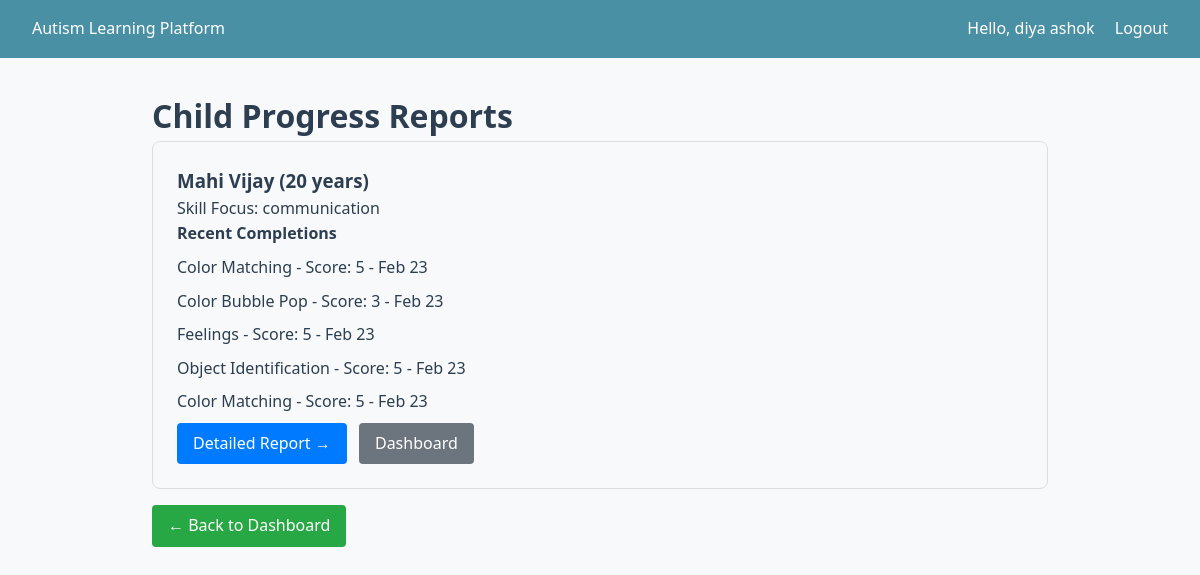
The page /children/progress-overview/ (signed in) on the database as committed earlier.
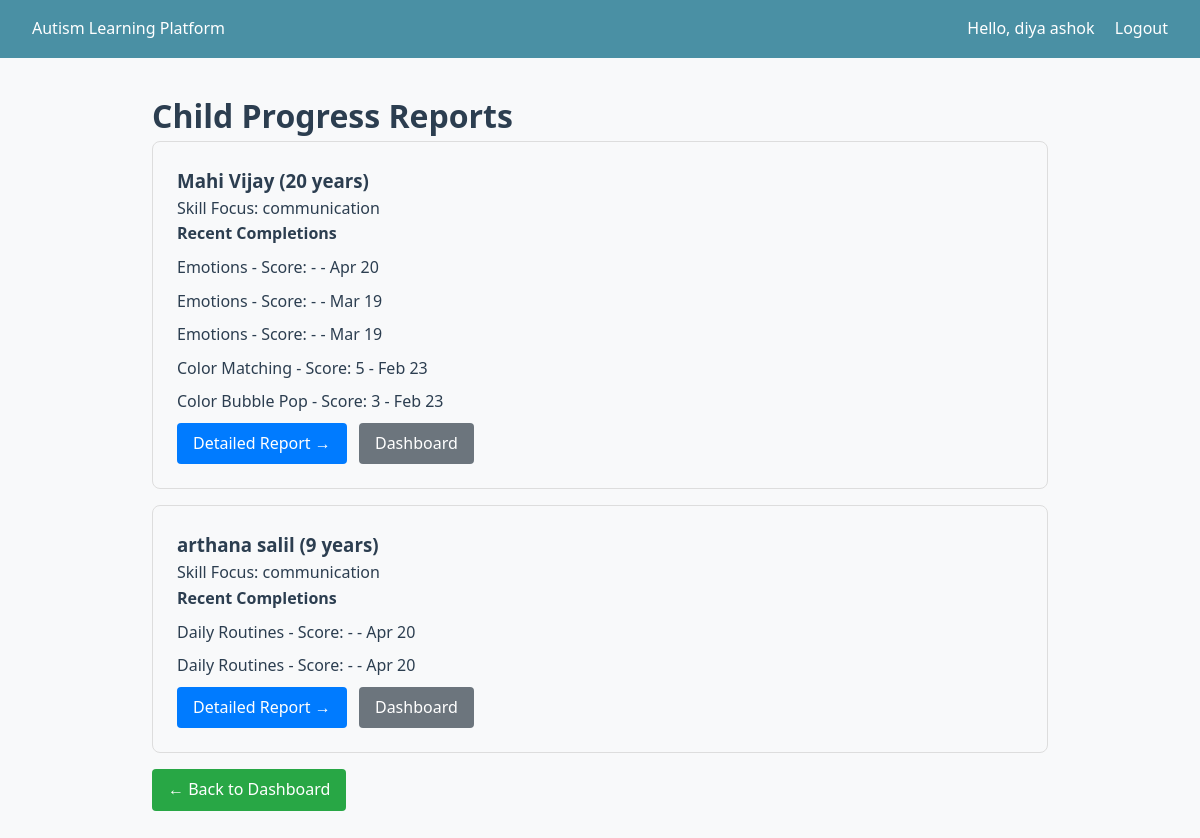
The same page on the database as committed later.
### children/models.py (models this page shows, shortened)
class ChildProfile(models.Model):
    class SkillFocus(models.TextChoices):
        COMMUNICATION = "communication", "Communication"
        SOCIAL = "social", "Social Skills"
        COGNITIVE = "cognitive", "Cognitive"
        DAILY = "daily", "Daily Life Skills"
        EMOTIONAL = "emotional", "Emotional Recognition"
    parent = models.ForeignKey(
        settings.AUTH_USER_MODEL,
        on_delete=models.CASCADE,
        related_name="children",
        limit_choices_to={"role": "parent"},
    )
    first_name = models.CharField(max_length=100)
    last_name = models.CharField(max_length=100)
    date_of_birth = models.DateField(null=True, blank=True)
    skill_focus = models.JSONField(
        default=list,
        help_text="List of focus areas, e.g. ['communication', 'cognitive']",
    )
    learning_pace = models.CharField(
        max_length=20,
        choices=[
            ("slow", "Slow"),
            ("medium", "Medium"),
            ("fast", "Fast"),
        ],
        default="medium",
    )
    avatar = models.ImageField(upload_to="child_avatars/", blank=True, null=True)
    created_at = models.DateTimeField(auto_now_add=True)
    updated_at = models.DateTimeField(auto_now=True)
    class Meta:
        ordering = ["-created_at"]
    def get_full_name(self):
        return f"{self.first_name} {self.last_name}"
    def get_age(self):
        if not self.date_of_birth:
            return None
        from django.utils import timezone
        today = timezone.now().date()
        years = today.year - self.date_of_birth.year
        if (today.month, today.day) < (self.date_of_birth.month, self.date_of_birth.day):
            years -= 1
        return years

### learning/models.py (models this page shows, shortened)
class ActivityCompletion(models.Model):
    child = models.ForeignKey(
        "children.ChildProfile",
        on_delete=models.CASCADE,
        related_name="completions",
    )
    activity = models.ForeignKey(
        LearningActivity,
        on_delete=models.CASCADE,
        related_name="completions",
    )
    completed_at = models.DateTimeField(auto_now_add=True)
    score = models.PositiveIntegerField(null=True, blank=True)
    reward_earned = models.PositiveIntegerField(default=0)
    notes = models.TextField(blank=True)
    class Meta:
        ordering = ["-completed_at"]

class LearningActivity(models.Model):
    class Difficulty(models.TextChoices):
        EASY = "easy", "Easy"
        MEDIUM = "medium", "Medium"
        HARD = "hard", "Hard"
    module = models.ForeignKey(
        LearningModule,
        on_delete=models.CASCADE,
        related_name="activities",
    )
    title = models.CharField(max_length=200)
    description = models.TextField(blank=True)
    difficulty = models.CharField(
        max_length=10,
        choices=Difficulty.choices,
        default=Difficulty.EASY,
    )
    image = models.ImageField(upload_to="activity_images/", blank=True, null=True)
    audio_guide = models.FileField(
        upload_to="activity_audio/",
        blank=True,
        null=True,
        help_text="Audio guidance for the activity",
    )
    video_url = models.URLField(blank=True, null=True)
    template_name = models.CharField(
        max_length=100,
        blank=True,
        help_text="Template to render (e.g. color_match, object_identification)",
    )
    order = models.PositiveIntegerField(default=0)
    reward_points = models.PositiveIntegerField(default=10)
    is_active = models.BooleanField(default=True)
    created_at = models.DateTimeField(auto_now_add=True)
    updated_at = models.DateTimeField(auto_now=True)
    class Meta:
        ordering = ["module", "order", "title"]
        verbose_name_plural = "Learning activities"

### children/views.py (the view)
# urls.py: path("progress-overview/", views.progress_overview, name="progress_overview"),
@parent_required
def progress_overview(request):
    children = ChildProfile.objects.filter(parent=request.user).prefetch_related('completions__activity').order_by('first_name')
    context = {'children': children}
    return render(request, 'children/progress_overview.html', context)

### templates/children/progress_overview.html (shortened to what this page needs)
{% extends "base.html" %}
{% block content %}
<h1>Child Progress Reports</h1>
{% for child in children %}
<div class="child-progress-card">
    <h3>{{ child.get_full_name }} ({{ child.get_age|default:'N/A' }} years)</h3>
    <p>Skill Focus: {{ child.skill_focus|join:", " }}</p>
    <h4>Recent Completions</h4>
    {% with completions=child.completions.all|slice:"5" %}
        {% if completions %}
            <ul>
                {% for completion in completions %}
                    <li>{{ completion.activity.title }} - Score: {{ completion.score|default:'-' }} - {{ completion.completed_at|date:"M d" }}</li>
                {% endfor %}
            </ul>
        {% else %}
            <p>No completions yet.</p>
        {% endif %}
    {% endwith %}
    <a href="{% url 'children:progress_report' child.pk %}" class="btn btn-primary">Detailed Report →</a>
    <a href="{% url 'children:child_dashboard' child.pk %}" class="btn btn-secondary">Dashboard</a>
</div>
{% empty %}
<p>No children. <a href="{% url 'children:child_create' %}">Add first child</a></p>
{% endfor %}
<a href="{% url 'children:parent_dashboard' %}" class="btn btn-back">← Back to Dashboard</a>
{% endblock %}

Rows that differ between the two databases and show on the page:
computed for ChildProfile "Mahi Vijay": loses ActivityCompletion (activity "Feelings", score "5", completed_at "Feb 23"); loses ActivityCompletion (activity "Object Identification", score "5", completed_at "Feb 23"); loses ActivityCompletion (activity "Color Matching", score "5", completed_at "Feb 23")
added ActivityCompletion: activity "Emotions", score "-", completed_at "Apr 20", shown under ChildProfile "Mahi Vijay"
added ActivityCompletion: activity "Emotions", score "-", completed_at "Mar 19", shown under ChildProfile "Mahi Vijay"
added ActivityCompletion: activity "Emotions", score "-", completed_at "Mar 19", shown under ChildProfile "Mahi Vijay"
added ChildProfile: get_full_name "arthana salil", get_age "9", skill_focus "communication"
added ActivityCompletion: activity "Daily Routines", score "-", completed_at "Apr 20", shown under "arthana salil"
added ActivityCompletion: activity "Daily Routines", score "-", completed_at "Apr 20", shown under "arthana salil"
